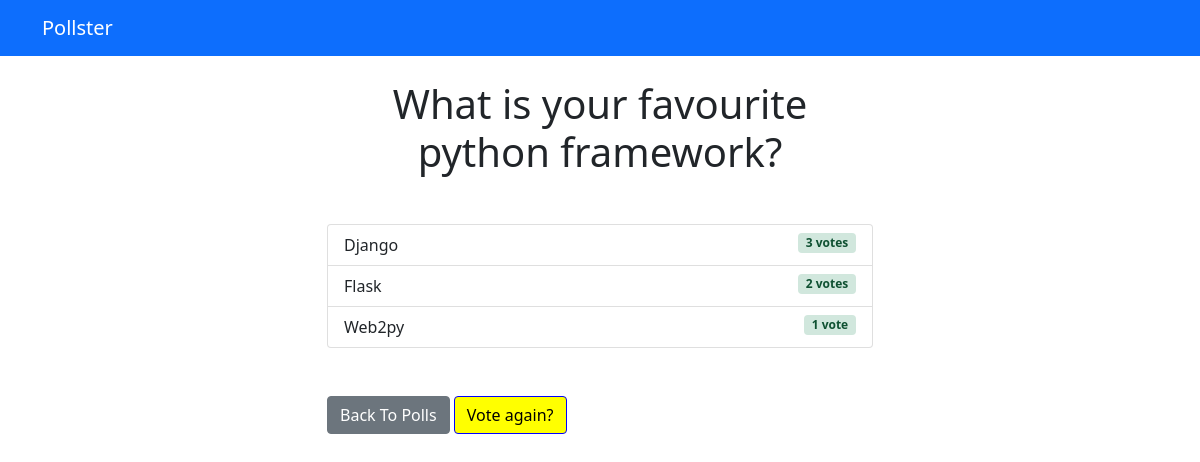
The page /polls/1/results on the database as committed earlier.
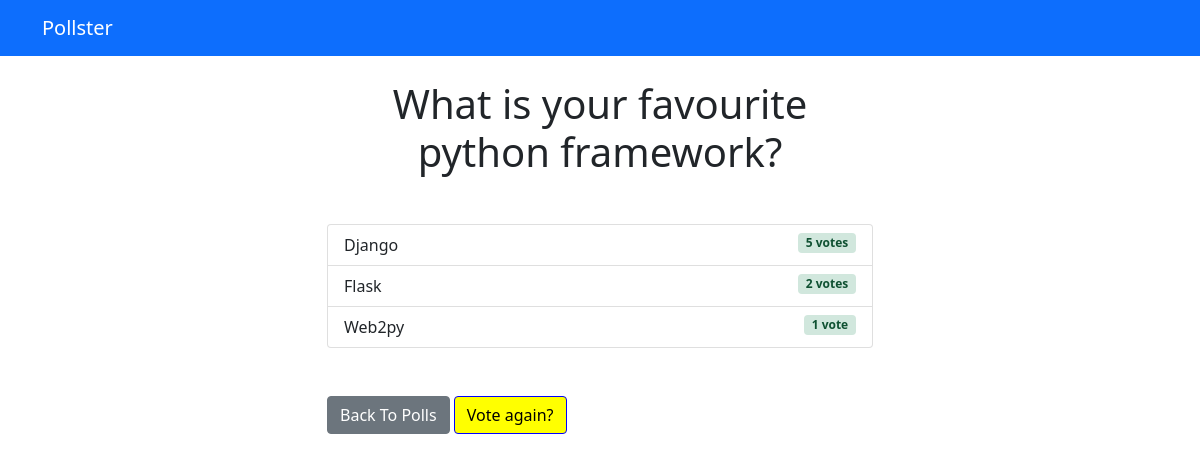
The same page on the database as committed later.
### polls/models.py (models this page shows, shortened)
class Question(models.Model):
    question_text = models.CharField(max_length=200)
    pub_date = models.DateTimeField('Date published')

class choice(models.Model):  # choice means option
    question = models.ForeignKey(Question, on_delete=models.CASCADE)
    choice_text = models.CharField(max_length=200)
    votes = models.IntegerField(default=0)

### polls/views.py (the view)
# urls.py: path('<int:question_id>/results', views.results, name='results'),
def results(request, question_id):
    try:
        question = get_object_or_404(Question, pk=question_id)
        context = {"question": question}
    except Question.DoesNotExist:
        raise Http404("Question doesnot exist")
    return render(request, 'polls/results.html', context)

### templates/polls/results.html
{% extends 'base.html' %}
{% block content %}
<h1 class="mb-5 text-center">{{ question.question_text }}</h1>
<ul class="list-group mb-5">
	{% for choice in question.choice_set.all %}
	<li class="list-group-item">
		{{ choice.choice_text }}  <span style="float:right;" class="badge alert-success">{{ choice.votes }} vote{{ choice.votes | pluralize }}</span>
	</li>
	{% endfor %}
</ul>
<a class="btn btn-secondary" href="{% url 'polls:index' %}">Back To Polls</a>
<a style="color:black;background-color: yellow;border-color: blue;" class="btn btn-danger" href="{% url 'polls:detail' question.id %}" >Vote again?</a>
{% endblock %}

### templates/base.html (shortened to what this page needs)
<!DOCTYPE html>
<html lang="en">
<head>
    <link href="https://cdn.jsdelivr.net/npm/bootstrap@5.0.1/dist/css/bootstrap.min.css" rel="stylesheet">
</head>
<body>
    {% include 'partials/_navbar.html' %}
    <div class="container">
        <div class="row">
            <div class="col-md-6 m-auto">
                {% block content %}{% endblock %}
            </div>
        </div>
    </div>
</body>
</html>

### templates/partials/_navbar.html
<nav class="navbar navbar-dark bg-primary mb-4">
	<div class="container">
		<a class="navbar-brand" href="/">Pollster</a>
	</div>
</nav>

Rows that differ between the two databases and show on the page:
changed choice "Django": votes "3" → "5"
